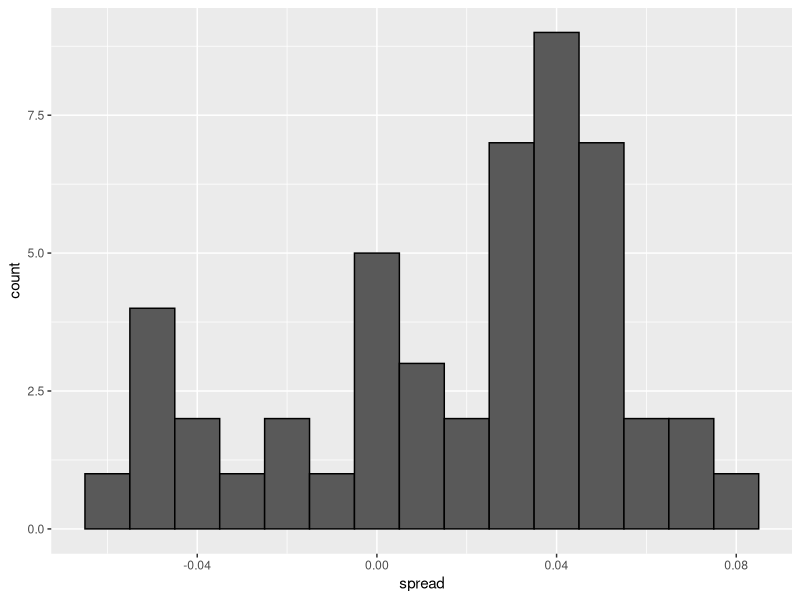
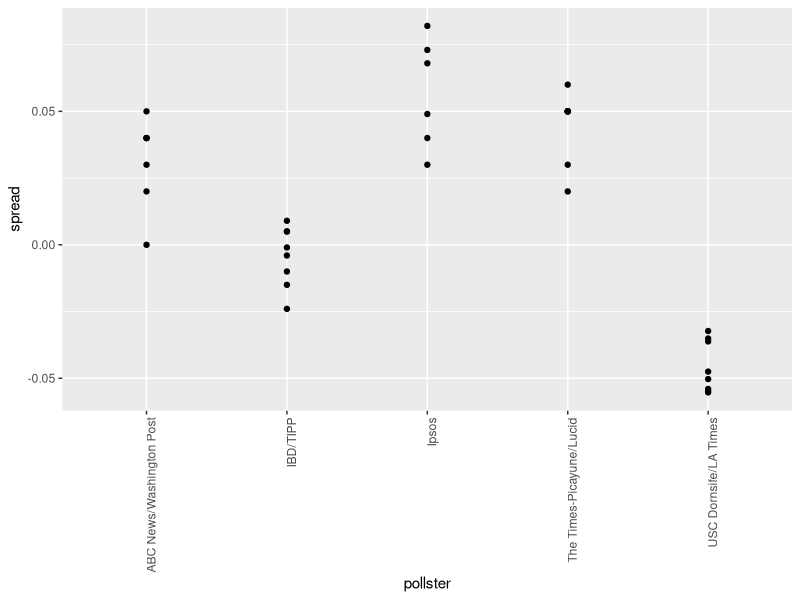
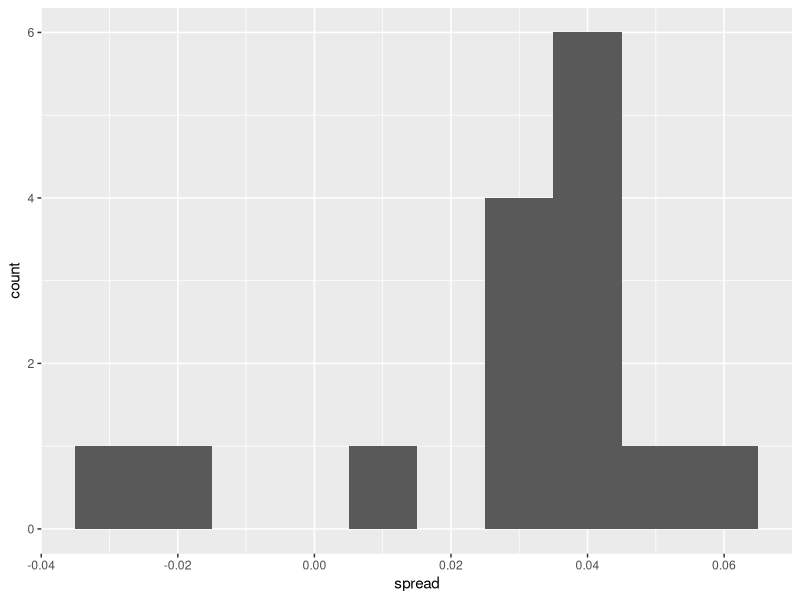

Recreate these plots in R, in order.
library(dplyr)
#
# Poll Aggregators

# Simulating polls
d <- 0.039
Ns <- c(1298, 533, 1342, 897, 774, 254, 812, 324, 1291, 1056, 2172, 516)
p <- (d+1)/2

# calculate confidence intervals of the spread
confidence_intervals <- sapply(Ns, function(N){
  X <- sample(c(0,1), size=N, replace=TRUE, prob = c(1-p, p))
  X_hat <- mean(X)
  SE_hat <- sqrt(X_hat*(1-X_hat)/N)
  2*c(X_hat, X_hat - 2*SE_hat, X_hat + 2*SE_hat) - 1
})

# generate a data frame storing results
polls <- data.frame(poll = 1:ncol(confidence_intervals),
                    t(confidence_intervals), sample_size = Ns)
names(polls) <- c("poll", "estimate", "low", "high", "sample_size")
polls

# Calculating the spread of combined polls
d_hat <- polls %>%
  summarize(avg = sum(estimate*sample_size) / sum(sample_size)) %>%
  .$avg

p_hat <- (1+d_hat)/2
moe <- 2*1.96*sqrt(p_hat*(1-p_hat)/sum(polls$sample_size))   
round(d_hat*100,1)
round(moe*100, 1)


#
# Poll Data and Pollster Bias

# Generating simulated poll data
library(dslabs)
data(polls_us_election_2016)
names(polls_us_election_2016)

# keep only national polls from week before election with a grade considered reliable
polls <- polls_us_election_2016 %>%
  filter(state == "U.S." & enddate >= "2016-10-31" &
           (grade %in% c("A+", "A", "A-", "B+") | is.na(grade)))


# add spread estimate
polls <- polls %>%
  mutate(spread = rawpoll_clinton/100 - rawpoll_trump/100)

# compute estimated spread for combined polls
d_hat <- polls %>%
  summarize(d_hat = sum(spread * samplesize) / sum(samplesize)) %>%
  .$d_hat

# compute margin of error
p_hat <- (d_hat+1)/2
moe <- 1.96 * 2 * sqrt(p_hat*(1-p_hat)/sum(polls$samplesize))
moe

library(ggplot2)
# histogram of the spread
polls %>%
  ggplot(aes(spread)) +
  geom_histogram(color="black", binwidth = .01)

# Investigating poll data and pollster bias
# number of polls per pollster in week before election
polls %>% group_by(pollster) %>% summarize(n())

# # plot results by pollsters with at least 6 polls
polls %>% group_by(pollster) %>%
  filter(n() >= 6) %>%
  ggplot(aes(pollster, spread)) +
  geom_point() +
  theme(axis.text.x = element_text(angle = 90, hjust = 1))

# standard errors within each pollster
polls %>% group_by(pollster) %>%
  filter(n() >= 6) %>%
  summarize(se = 2 * sqrt(p_hat * (1-p_hat) / median(samplesize)))


#
# Data-Driven Models
# collect last result before the election for each pollster
one_poll_per_pollster <- polls %>% group_by(pollster) %>%
  filter(enddate == max(enddate)) %>%      # keep latest poll
  ungroup()

# histogram of spread estimates
one_poll_per_pollster %>%
  ggplot(aes(spread)) + geom_histogram(binwidth = 0.01)


# construct 95% confidence interval
results <- one_poll_per_pollster %>%
  summarize(avg = mean(spread), se = sd(spread)/sqrt(length(spread))) %>%
  mutate(start = avg - 1.96*se, end = avg + 1.96*se)
round(results*100, 1)

one_poll_per_pollster
